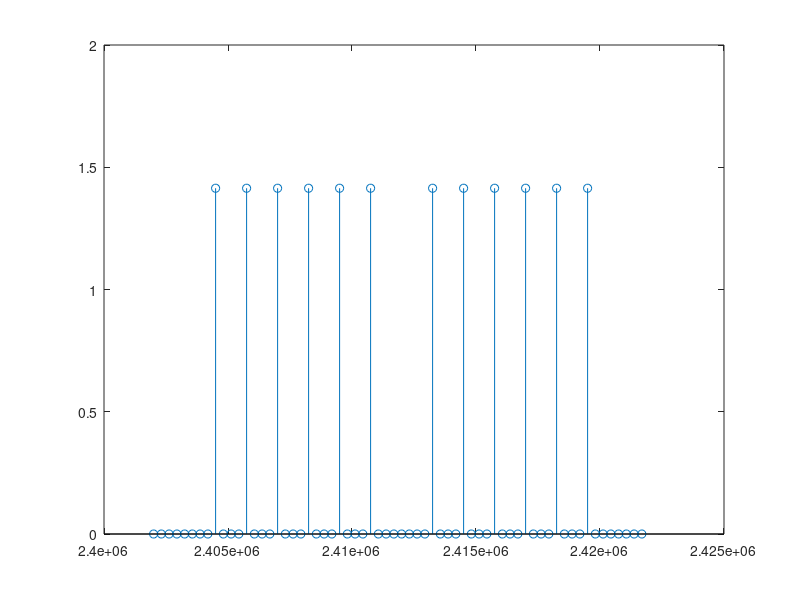

Write the MATLAB code that produced this figure.
clear; close all;

ShortPreamble = [0, 0, 0, 0, 0, 0, 0, 0, 1+1j, 0, 0, 0, -1-1j, 0, 0, 0, 1+1j, 0, 0, 0, -1-1j, 0, 0, 0, -1-1j, 0, 0, 0, 1+1j, 0, 0, 0, 0, ...
                 0, 0, 0, -1-1j, 0, 0, 0, -1-1j, 0, 0, 0, 1+1j, 0, 0, 0, 1+1j, 0, 0, 0, 1+1j, 0, 0, 0, 1+1j, 0, 0, 0, 0, 0, 0, 0];
             
ChannelSpacing = 312.5;
carrier = 2412e3;
ShortPreambleIndex(33) = carrier;
ShortPreambleIndex(1:32) = carrier - 32 * ChannelSpacing: ChannelSpacing: carrier - ChannelSpacing;
ShortPreambleIndex(34: 64) = carrier + ChannelSpacing: ChannelSpacing: carrier + ChannelSpacing * 31;

figure; stem(ShortPreambleIndex, abs(ShortPreamble));